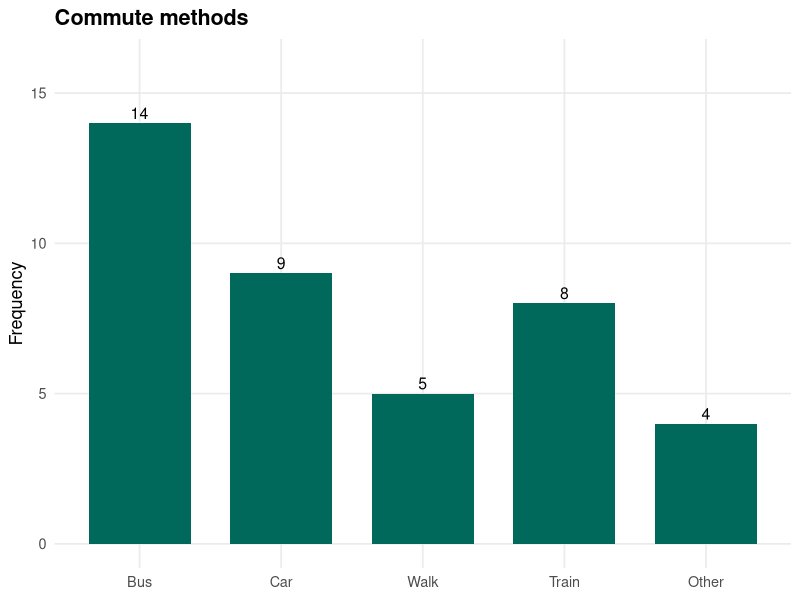
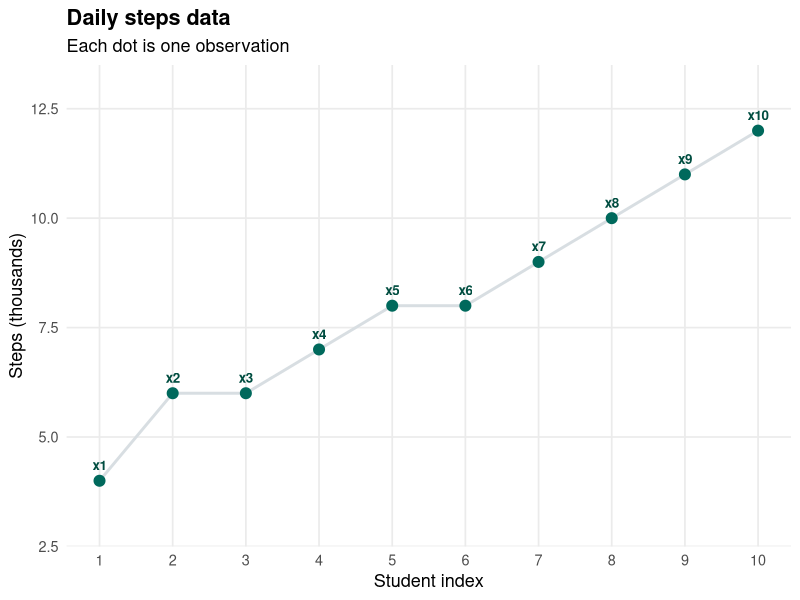
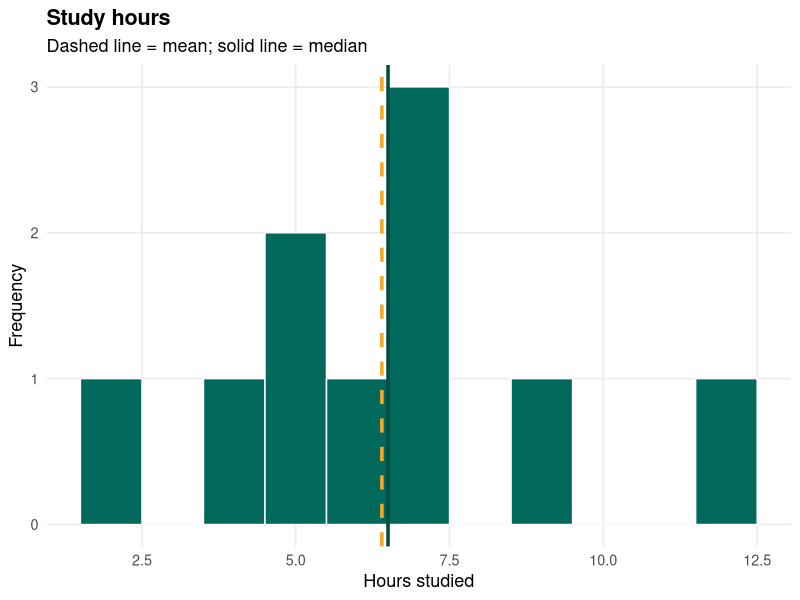
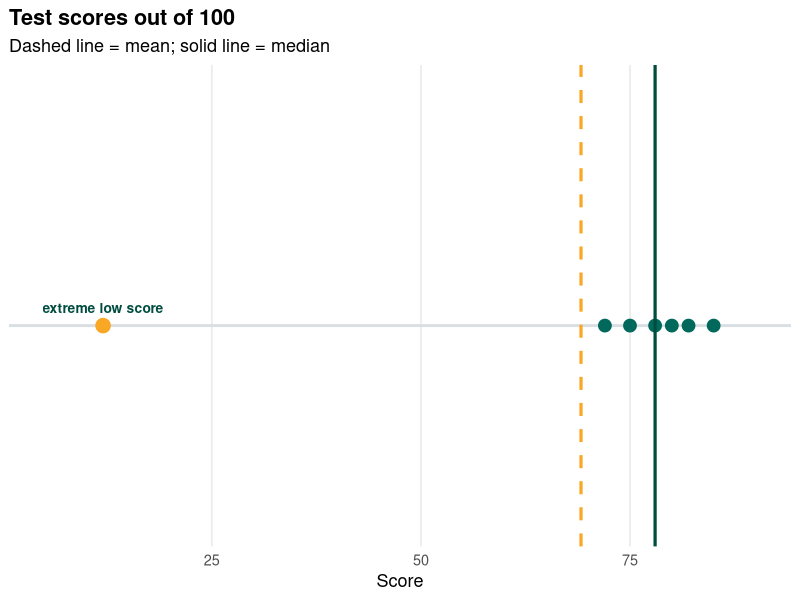
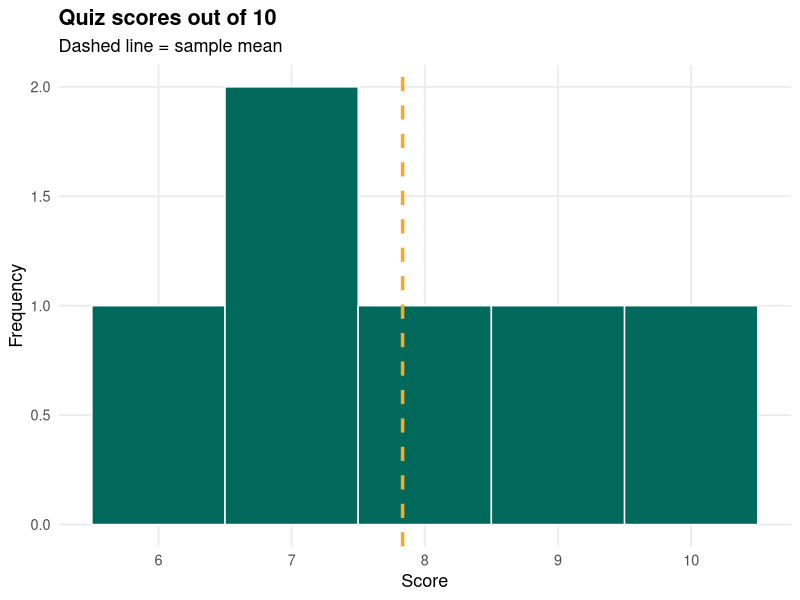
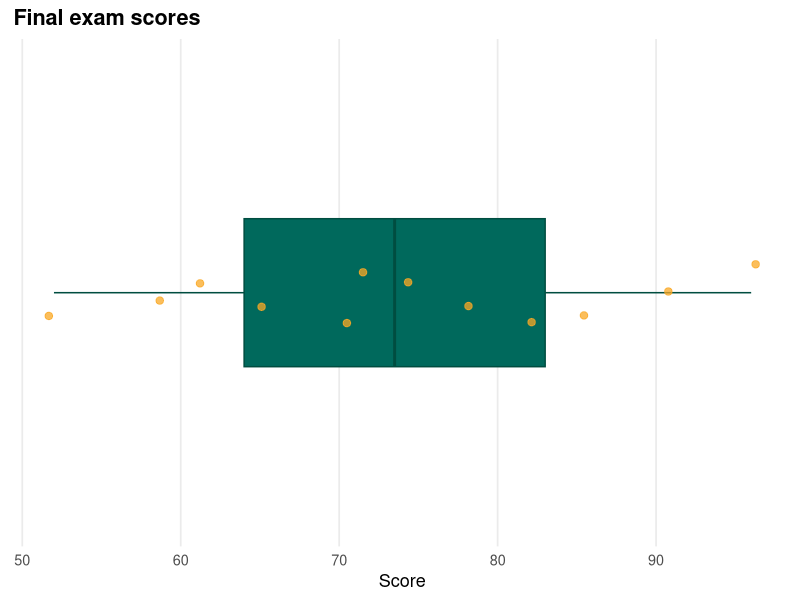
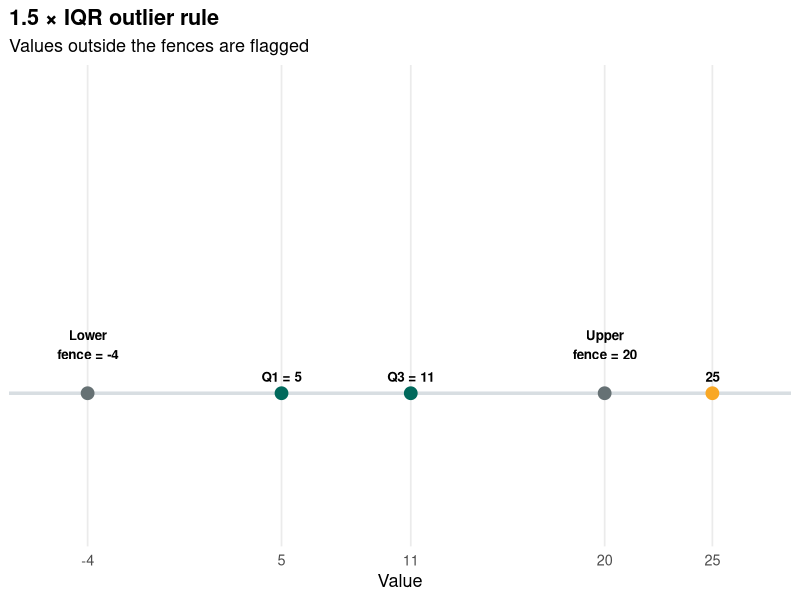
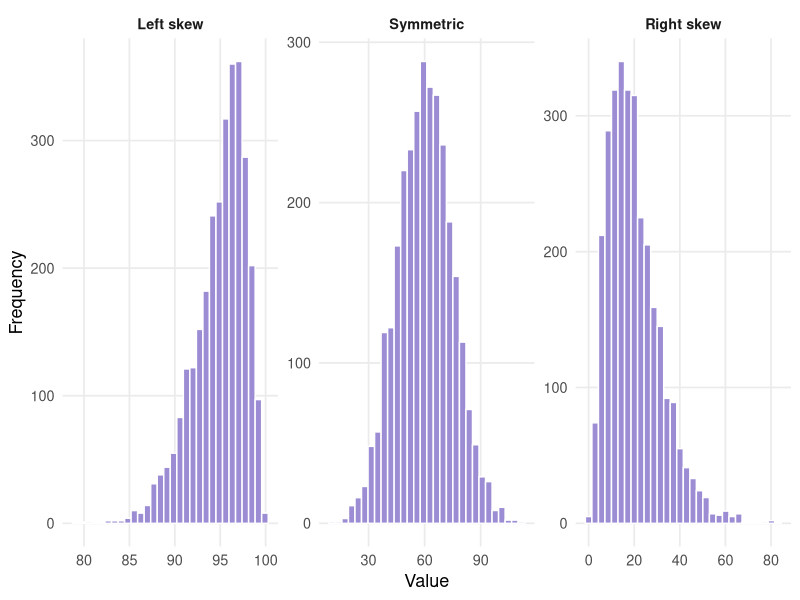

Generate these figures, in order, with R:
## ---- chunk 1
#| include: false
library(ggplot2)
library(dplyr)
theme_set(theme_minimal(base_size = 13))
set.seed(258)
## ---- chunk 2
#| fig-width: 5.2
#| fig-height: 3.4
#| fig-align: center
#| echo: false

commute <- data.frame(
  Method = factor(c("Bus", "Car", "Walk", "Train", "Other"),
                  levels = c("Bus", "Car", "Walk", "Train", "Other")),
  Frequency = c(14, 9, 5, 8, 4)
)

ggplot(commute, aes(x = Method, y = Frequency)) +
  geom_col(fill = "#00695c", width = 0.72) +
  geom_text(aes(label = Frequency), vjust = -0.35, size = 4) +
  labs(title = "Commute methods", x = NULL, y = "Frequency") +
  ylim(0, 16) +
  theme(panel.grid.minor = element_blank(),
        plot.title = element_text(face = "bold"))
## ---- chunk 3
#| fig-width: 8.6
#| fig-height: 2.05
#| fig-align: center
#| echo: false

steps_q <- data.frame(
  student = 1:10,
  steps = c(4, 6, 6, 7, 8, 8, 9, 10, 11, 12)
)

ggplot(steps_q, aes(x = student, y = steps)) +
  geom_line(colour = "#d8dee2", linewidth = 1) +
  geom_point(size = 3.4, colour = "#00695c") +
  geom_text(aes(label = paste0("x", student)), vjust = -1.05, size = 3.4,
            colour = "#004d40", fontface = "bold") +
  scale_x_continuous(breaks = 1:10) +
  labs(title = "Daily steps data",
       subtitle = "Each dot is one observation",
       x = "Student index", y = "Steps (thousands)") +
  coord_cartesian(ylim = c(3, 13)) +
  theme(panel.grid.minor = element_blank(),
        plot.title = element_text(face = "bold"))
## ---- chunk 4
#| fig-width: 5.2
#| fig-height: 3.4
#| fig-align: center
#| echo: false

study <- data.frame(hours = c(2, 4, 5, 5, 6, 7, 7, 7, 9, 12))

ggplot(study, aes(x = hours)) +
  geom_histogram(binwidth = 1, boundary = 0.5,
                 fill = "#00695c", colour = "white") +
  geom_vline(xintercept = mean(study$hours),
             colour = "#f9a825", linewidth = 1.2, linetype = "dashed") +
  geom_vline(xintercept = median(study$hours),
             colour = "#004d40", linewidth = 1.2) +
  labs(title = "Study hours",
       subtitle = "Dashed line = mean; solid line = median",
       x = "Hours studied", y = "Frequency") +
  theme(panel.grid.minor = element_blank(),
        plot.title = element_text(face = "bold"))
## ---- chunk 5
#| fig-width: 8.6
#| fig-height: 2.1
#| fig-align: center
#| echo: false

scores_q <- data.frame(
  score = c(72, 75, 78, 80, 82, 85, 12),
  y = 1
)

ggplot(scores_q, aes(x = score, y = y)) +
  geom_hline(yintercept = 1, colour = "#d8dee2", linewidth = 1) +
  geom_point(size = 4, colour = "#00695c") +
  geom_point(data = subset(scores_q, score == 12),
             aes(x = score, y = y), size = 4.6, colour = "#f9a825") +
  geom_text(data = subset(scores_q, score == 12),
            aes(label = "extreme low score"), vjust = -1.25,
            colour = "#004d40", fontface = "bold", size = 3.5) +
  geom_vline(xintercept = mean(scores_q$score),
             colour = "#f9a825", linewidth = 1.1, linetype = "dashed") +
  geom_vline(xintercept = median(scores_q$score),
             colour = "#004d40", linewidth = 1.1) +
  labs(title = "Test scores out of 100",
       subtitle = "Dashed line = mean; solid line = median",
       x = "Score", y = NULL) +
  scale_y_continuous(breaks = NULL) +
  coord_cartesian(xlim = c(5, 90), ylim = c(0.75, 1.3)) +
  theme(panel.grid.minor = element_blank(),
        panel.grid.major.y = element_blank(),
        plot.title = element_text(face = "bold"))
## ---- chunk 6
#| fig-width: 5.2
#| fig-height: 3.4
#| fig-align: center
#| echo: false

quiz <- data.frame(score = c(6, 7, 7, 8, 9, 10))

ggplot(quiz, aes(x = score)) +
  geom_histogram(binwidth = 1, boundary = 5.5,
                 fill = "#00695c", colour = "white") +
  geom_vline(xintercept = mean(quiz$score),
             colour = "#f9a825", linewidth = 1.2, linetype = "dashed") +
  labs(title = "Quiz scores out of 10",
       subtitle = "Dashed line = sample mean",
       x = "Score", y = "Frequency") +
  scale_x_continuous(breaks = 6:10) +
  theme(panel.grid.minor = element_blank(),
        plot.title = element_text(face = "bold"))
## ---- chunk 7
#| fig-width: 5.2
#| fig-height: 3.4
#| fig-align: center
#| echo: false

exam <- data.frame(score = c(52, 58, 61, 65, 70, 72, 75, 78, 82, 86, 90, 96))

ggplot(exam, aes(x = score, y = "")) +
  geom_boxplot(fill = "#00695c", colour = "#004d40",
               width = 0.35, outlier.colour = "#e34a6f") +
  geom_jitter(height = 0.08, size = 2.2, alpha = 0.75, colour = "#f9a825") +
  labs(title = "Final exam scores",
       x = "Score", y = NULL) +
  theme(panel.grid.major.y = element_blank(),
        panel.grid.minor = element_blank(),
        axis.text.y = element_blank(),
        plot.title = element_text(face = "bold"))
## ---- chunk 8
#| fig-width: 8.6
#| fig-height: 2.05
#| fig-align: center
#| echo: false

iqr_q <- data.frame(
  x = c(-4, 5, 11, 20, 25),
  y = 0,
  label = c("Lower\nfence = -4", "Q1 = 5", "Q3 = 11", "Upper\nfence = 20", "25"),
  type = c("Fence", "Quartile", "Quartile", "Fence", "Possible outlier")
)

ggplot(iqr_q, aes(x = x, y = y)) +
  geom_hline(yintercept = 0, colour = "#d8dee2", linewidth = 1.2) +
  geom_point(aes(colour = type), size = 4) +
  geom_text(aes(label = label), vjust = -1.15, size = 3.4, fontface = "bold") +
  scale_colour_manual(values = c("Fence" = "#667174",
                                 "Quartile" = "#00695c",
                                 "Possible outlier" = "#f9a825"),
                      guide = "none") +
  scale_x_continuous(breaks = c(-4, 5, 11, 20, 25)) +
  coord_cartesian(xlim = c(-6, 27), ylim = c(-0.15, 0.35)) +
  labs(title = "1.5 × IQR outlier rule",
       subtitle = "Values outside the fences are flagged",
       x = "Value", y = NULL) +
  scale_y_continuous(breaks = NULL) +
  theme(panel.grid.major.y = element_blank(),
        panel.grid.minor = element_blank(),
        plot.title = element_text(face = "bold"))
## ---- chunk 9
#| fig-width: 12
#| fig-height: 3.6
#| fig-align: center
#| echo: false

set.seed(1)
left  <- 100 - rgamma(3000, shape = 3, rate = 0.6)
sym   <- rnorm(3000, mean = 60, sd = 15)
right <- rgamma(3000, shape = 3, rate = 0.15)

df <- rbind(
  data.frame(value = left,  shape = "Left skew"),
  data.frame(value = sym,   shape = "Symmetric"),
  data.frame(value = right, shape = "Right skew")
)
df$shape <- factor(df$shape, levels = c("Left skew", "Symmetric", "Right skew"))

ggplot(df, aes(value)) +
  geom_histogram(bins = 30, fill = "#9c8cd4", colour = "white") +
  facet_wrap(~ shape, scales = "free", ncol = 3) +
  labs(x = "Value", y = "Frequency") +
  theme(panel.grid.minor = element_blank(),
        strip.text = element_text(face = "bold"))
## ---- chunk 10
#| fig-width: 12
#| fig-height: 3.6
#| fig-align: center
#| echo: false

data(faithful)
w <- faithful$waiting

df_b <- rbind(
  data.frame(value = w, panel = "breaks = 5"),
  data.frame(value = w, panel = "breaks = 15"),
  data.frame(value = w, panel = "breaks = 40")
)
df_b$panel <- factor(df_b$panel, levels = c("breaks = 5", "breaks = 15", "breaks = 40"))

ggplot(df_b, aes(value)) +
  geom_histogram(data = subset(df_b, panel == "breaks = 5"),  bins = 5,  fill = "#00695c", colour = "white") +
  geom_histogram(data = subset(df_b, panel == "breaks = 15"), bins = 15, fill = "#00695c", colour = "white") +
  geom_histogram(data = subset(df_b, panel == "breaks = 40"), bins = 40, fill = "#00695c", colour = "white") +
  facet_wrap(~ panel, ncol = 3) +
  labs(x = "Waiting time (minutes)", y = "Frequency") +
  theme(strip.text = element_text(face = "bold"))
## ---- chunk 11
#| fig-width: 8.6
#| fig-height: 2.1
#| fig-align: center
#| echo: false

set.seed(258)
salary_q <- data.frame(
  salary = c(rlnorm(220, meanlog = log(65), sdlog = 0.35), 160, 190, 230)
)

ggplot(salary_q, aes(x = salary)) +
  geom_histogram(bins = 28, fill = "#00695c", colour = "white") +
  geom_vline(xintercept = mean(salary_q$salary),
             colour = "#f9a825", linewidth = 1.15, linetype = "dashed") +
  geom_vline(xintercept = median(salary_q$salary),
             colour = "#004d40", linewidth = 1.15) +
  annotate("text", x = mean(salary_q$salary) + 18, y = 24,
           label = "mean pulled right", colour = "#f9a825",
           fontface = "bold", size = 3.4) +
  annotate("text", x = median(salary_q$salary) - 6, y = 29,
           label = "median near bulk", colour = "#004d40",
           fontface = "bold", size = 3.4, hjust = 1) +
  labs(title = "Annual salaries at a tech company",
       subtitle = "Dashed line = mean; solid line = median",
       x = "Salary ($000s)", y = "Frequency") +
  coord_cartesian(xlim = c(20, 240)) +
  theme(panel.grid.minor = element_blank(),
        plot.title = element_text(face = "bold"))
## ---- chunk 12
#| fig-width: 12
#| fig-height: 3.6
#| fig-align: center
#| echo: false

set.seed(3)
df_box <- rbind(
  data.frame(value = 30 - rgamma(150, shape = 3, rate = 0.5),  shape = "Left skew"),
  data.frame(value = rnorm(150, mean = 10, sd = 3),            shape = "Symmetric"),
  data.frame(value = rgamma(150, shape = 3, rate = 0.5),       shape = "Right skew")
)
df_box$shape <- factor(df_box$shape, levels = c("Left skew", "Symmetric", "Right skew"))

ggplot(df_box, aes(x = value, y = shape, fill = shape)) +
  geom_boxplot(width = 0.5, colour = "#004d40", outlier.colour = "#e34a6f") +
  scale_fill_manual(values = c("#9c8cd4", "#00aa88", "#f9a825"), guide = "none") +
  labs(x = "Value", y = NULL) +
  theme(panel.grid.major.y = element_blank())
## ---- chunk 13
#| fig-width: 5.2
#| fig-height: 3.4
#| fig-align: center
#| echo: false

times <- data.frame(minutes = c(12, 14, 15, 15, 16, 18, 20, 22, 25, 28, 35, 42))

ggplot(times, aes(x = minutes)) +
  geom_histogram(binwidth = 5, boundary = 10,
                 fill = "#00695c", colour = "white") +
  geom_rug(colour = "#f9a825", linewidth = 1) +
  labs(title = "Online quiz completion times",
       x = "Minutes", y = "Frequency") +
  theme(panel.grid.minor = element_blank(),
        plot.title = element_text(face = "bold"))
## ---- chunk 14
#| fig-width: 8.6
#| fig-height: 2.15
#| fig-align: center
#| echo: false

set.seed(258)
restaurant_q <- data.frame(
  Restaurant = rep(c("A", "B"), each = 80),
  Time = c(
    rnorm(80, mean = 31, sd = 2.1),
    c(rnorm(76, mean = 32, sd = 5.8), 55, 61, 72, 80)
  )
)

ggplot(restaurant_q, aes(x = Restaurant, y = Time, fill = Restaurant)) +
  geom_boxplot(width = 0.45, colour = "#004d40", outlier.colour = "#e34a6f") +
  geom_jitter(width = 0.08, alpha = 0.35, size = 1.5) +
  scale_fill_manual(values = c("#00695c", "#f9a825"), guide = "none") +
  labs(title = "Delivery time distributions",
       subtitle = "Shorter box and shorter whiskers = more consistent times",
       x = "Restaurant", y = "Delivery time (minutes)") +
  theme(panel.grid.minor = element_blank(),
        plot.title = element_text(face = "bold"))
## ---- chunk 15
#| fig-width: 8.6
#| fig-height: 2.05
#| fig-align: center
#| echo: false

set.seed(258)
left_skew_q <- data.frame(value = 30 - rgamma(160, shape = 3, rate = 0.5))

ggplot(left_skew_q, aes(x = value, y = "")) +
  geom_boxplot(fill = "#00695c", colour = "#004d40",
               outlier.colour = "#e34a6f", width = 0.36) +
  labs(title = "Reading skewness from a boxplot",
       subtitle = "The longer tail points toward the skew",
       x = "Value", y = NULL) +
  theme(panel.grid.major.y = element_blank(),
        panel.grid.minor = element_blank(),
        axis.text.y = element_blank(),
        plot.title = element_text(face = "bold"))
## ---- chunk 16
#| fig-width: 5.2
#| fig-height: 3.4
#| fig-align: center
#| echo: false

sections <- data.frame(
  Section = rep(c("A", "B"), each = 7),
  Mark = c(62, 65, 68, 70, 72, 75, 78,
           45, 65, 68, 70, 72, 75, 95)
)

ggplot(sections, aes(x = Section, y = Mark, fill = Section)) +
  geom_boxplot(width = 0.45, colour = "#004d40", outlier.colour = "#e34a6f") +
  geom_jitter(width = 0.08, size = 2.2, alpha = 0.75) +
  scale_fill_manual(values = c("#00695c", "#f9a825"), guide = "none") +
  labs(title = "Midterm marks by section",
       x = "Section", y = "Mark") +
  theme(panel.grid.minor = element_blank(),
        plot.title = element_text(face = "bold"))
## ---- chunk 17
#| fig-width: 8.6
#| fig-height: 2.1
#| fig-align: center
#| echo: false

compare_q <- data.frame(
  Section = rep(c("A", "B"), each = 12),
  Score = c(70, 72, 73, 74, 75, 75, 76, 77, 78, 78, 79, 80,
            55, 60, 63, 68, 72, 75, 77, 82, 86, 90, 94, 98)
)

ggplot(compare_q, aes(x = Score, y = Section, colour = Section)) +
  geom_jitter(height = 0.08, size = 2.8, alpha = 0.8) +
  scale_colour_manual(values = c("#00695c", "#f9a825"), guide = "none") +
  labs(title = "Scores from two tutorial sections",
       subtitle = "We want to compare centre, spread, and possible outliers",
       x = "Score", y = "Section") +
  theme(panel.grid.minor = element_blank(),
        plot.title = element_text(face = "bold"))
## ---- chunk 18
#| fig-width: 5.2
#| fig-height: 3.4
#| fig-align: center
#| echo: false

books <- data.frame(textbooks = c(0, 1, 1, 2, 2, 2, 3, 3, 4, 4, 4, 5, 6, 8, 10))

ggplot(books, aes(x = textbooks)) +
  geom_histogram(binwidth = 1, boundary = -0.5,
                 fill = "#00695c", colour = "white") +
  geom_vline(xintercept = median(books$textbooks),
             colour = "#f9a825", linewidth = 1.2, linetype = "dashed") +
  labs(title = "Textbooks owned",
       subtitle = "Dashed line = median",
       x = "Number of textbooks", y = "Frequency") +
  scale_x_continuous(breaks = 0:10) +
  theme(panel.grid.minor = element_blank(),
        plot.title = element_text(face = "bold"))
